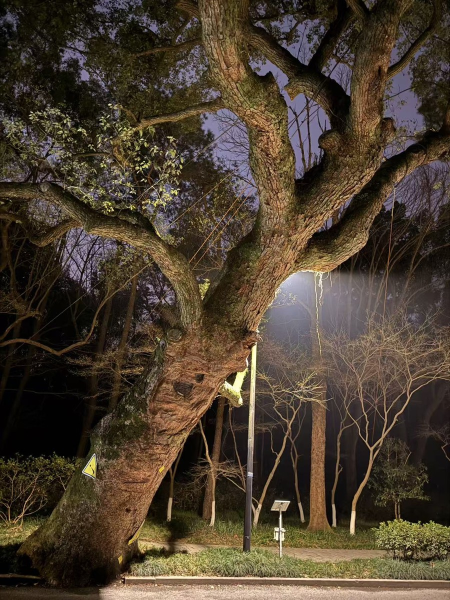
#> input picture a2/assets/default_image.jpg, 900 x 1200 px (shown at 1/2 size)
$ python image_filtering.py --input ../assets/default_image.jpg --output out
#> lines starting #> are read from the running program, lines starting #| are printed output that depends on the picture
from __future__ import annotations

import argparse
from pathlib import Path

import cv2
import matplotlib

matplotlib.use("Agg")
import matplotlib.pyplot as plt
import numpy as np
from PIL import Image


def normalize_to_u8(array: np.ndarray) -> np.ndarray:
    arr = np.asarray(array, dtype=np.float32)
    mn = float(np.min(arr))
    mx = float(np.max(arr))
    if mx - mn < 1e-8:
        return np.zeros(arr.shape, dtype=np.uint8)
    return np.clip((arr - mn) * 255.0 / (mx - mn), 0, 255).astype(np.uint8)


def rgb_to_gray(rgb: np.ndarray) -> np.ndarray:
    arr = rgb.astype(np.float32)
    return 0.299 * arr[:, :, 0] + 0.587 * arr[:, :, 1] + 0.114 * arr[:, :, 2]


def ensure_odd(value: int) -> int:
    value = max(1, int(value))
    return value if value % 2 == 1 else value + 1


def convolve2d_gray(gray: np.ndarray, kernel: np.ndarray) -> np.ndarray:
    kernel = np.asarray(kernel, dtype=np.float32)
    pad_y, pad_x = kernel.shape[0] // 2, kernel.shape[1] // 2
    padded = np.pad(gray.astype(np.float32), ((pad_y, pad_y), (pad_x, pad_x)), mode="reflect")
    out = np.zeros_like(gray, dtype=np.float32)
    flipped = kernel[::-1, ::-1]
    for y in range(out.shape[0]):
        for x in range(out.shape[1]):
            patch = padded[y : y + kernel.shape[0], x : x + kernel.shape[1]]
            out[y, x] = float(np.sum(patch * flipped))
    return out


def apply_gray_kernel_to_rgb(rgb: np.ndarray, kernel: np.ndarray) -> np.ndarray:
    channels = [convolve2d_gray(rgb[:, :, idx], kernel) for idx in range(3)]
    return np.clip(np.stack(channels, axis=2), 0, 255).astype(np.uint8)


def box_filter(rgb: np.ndarray, size: int = 5) -> np.ndarray:
    size = ensure_odd(size)
    kernel = np.ones((size, size), dtype=np.float32) / float(size * size)
    return apply_gray_kernel_to_rgb(rgb, kernel)


def gaussian_kernel(size: int = 5, sigma: float = 1.2) -> np.ndarray:
    size = ensure_odd(size)
    radius = size // 2
    axis = np.arange(-radius, radius + 1, dtype=np.float32)
    xx, yy = np.meshgrid(axis, axis)
    kernel = np.exp(-(xx * xx + yy * yy) / (2.0 * sigma * sigma))
    kernel /= np.sum(kernel)
    return kernel.astype(np.float32)


def gaussian_filter(rgb: np.ndarray, size: int = 5, sigma: float = 1.2) -> np.ndarray:
    return apply_gray_kernel_to_rgb(rgb, gaussian_kernel(size, sigma))


def median_filter(rgb: np.ndarray, size: int = 5) -> np.ndarray:
    size = ensure_odd(size)
    radius = size // 2
    padded = np.pad(rgb, ((radius, radius), (radius, radius), (0, 0)), mode="reflect")
    out = np.zeros_like(rgb)
    for y in range(rgb.shape[0]):
        for x in range(rgb.shape[1]):
            patch = padded[y : y + size, x : x + size, :]
            out[y, x, :] = np.median(patch, axis=(0, 1))
    return out.astype(np.uint8)


def sobel_gradients(gray: np.ndarray) -> tuple[np.ndarray, np.ndarray, np.ndarray, np.ndarray]:
    kx = np.array([[-1, 0, 1], [-2, 0, 2], [-1, 0, 1]], dtype=np.float32)
    ky = np.array([[1, 2, 1], [0, 0, 0], [-1, -2, -1]], dtype=np.float32)
    gx = convolve2d_gray(gray, kx)
    gy = convolve2d_gray(gray, ky)
    magnitude = np.hypot(gx, gy)
    angle = np.degrees(np.arctan2(gy, gx))
    return gx, gy, magnitude, angle


def sobel_edge_image(rgb: np.ndarray) -> np.ndarray:
    _, _, magnitude, _ = sobel_gradients(rgb_to_gray(rgb))
    return normalize_to_u8(magnitude)


def compare_spatial_filters(rgb: np.ndarray, size: int = 5, sigma: float = 1.2) -> dict[str, np.ndarray]:
    return {
        "Original": rgb,
        "Box": box_filter(rgb, size),
        "Gaussian": gaussian_filter(rgb, size, sigma),
        "Median": median_filter(rgb, size),
        "Sobel": sobel_edge_image(rgb),
    }


def gradient_region_demo(
    rgb: np.ndarray,
    x: int,
    y: int,
    width: int,
    height: int,
) -> dict[str, np.ndarray | float | tuple[int, int, int, int]]:
    gray = rgb_to_gray(rgb)
    gx, gy, magnitude, angle = sobel_gradients(gray)
    h, w = gray.shape
    x = int(np.clip(x, 0, max(0, w - 1)))
    y = int(np.clip(y, 0, max(0, h - 1)))
    width = int(np.clip(width, 1, w - x))
    height = int(np.clip(height, 1, h - y))
    roi_mag = magnitude[y : y + height, x : x + width]
    roi_gx = gx[y : y + height, x : x + width]
    roi_gy = gy[y : y + height, x : x + width]
    mean_gx = float(np.mean(roi_gx))
    mean_gy = float(np.mean(roi_gy))
    mean_mag = float(np.mean(roi_mag))
    mean_angle = float(np.degrees(np.arctan2(mean_gy, mean_gx)))

    boxed = rgb.copy()
    cv2.rectangle(boxed, (x, y), (x + width, y + height), (255, 40, 40), 3)
    center = (x + width // 2, y + height // 2)
    arrow_len = max(24, min(width, height) // 2)
    theta = np.radians(mean_angle)
    end = (
        int(center[0] + arrow_len * np.cos(theta)),
        int(center[1] + arrow_len * np.sin(theta)),
    )
    cv2.arrowedLine(boxed, center, end, (30, 220, 80), 4, tipLength=0.25)
    return {
        "boxed": boxed,
        "gx": gx,
        "gy": gy,
        "magnitude": magnitude,
        "angle": angle,
        "mean_gx": mean_gx,
        "mean_gy": mean_gy,
        "mean_magnitude": mean_mag,
        "mean_angle": mean_angle,
        "roi": (x, y, width, height),
    }


def fft_spectrum(gray: np.ndarray) -> tuple[np.ndarray, np.ndarray]:
    fshift = np.fft.fftshift(np.fft.fft2(gray.astype(np.float32)))
    spectrum = normalize_to_u8(np.log1p(np.abs(fshift)))
    return fshift, spectrum


def circular_frequency_mask(shape: tuple[int, int], radius_ratio: float, mode: str) -> np.ndarray:
    h, w = shape
    cy, cx = h // 2, w // 2
    yy, xx = np.ogrid[:h, :w]
    dist = np.sqrt((yy - cy) ** 2 + (xx - cx) ** 2)
    radius = max(1.0, float(radius_ratio) * min(h, w) / 2.0)
    low = dist <= radius
    if mode == "low-pass":
        return low.astype(np.float32)
    if mode == "high-pass":
        return (~low).astype(np.float32)
    if mode == "band-pass":
        inner = radius * 0.45
        outer = radius
        return ((dist >= inner) & (dist <= outer)).astype(np.float32)
    raise ValueError(f"Unsupported mode: {mode}")


def frequency_filter(rgb: np.ndarray, mode: str = "low-pass", radius_ratio: float = 0.22) -> dict[str, np.ndarray]:
    gray = rgb_to_gray(rgb)
    fshift, spectrum = fft_spectrum(gray)
    mask = circular_frequency_mask(gray.shape, radius_ratio, mode)
    filtered_shift = fshift * mask
    restored = np.real(np.fft.ifft2(np.fft.ifftshift(filtered_shift)))
    return {
        "gray": normalize_to_u8(gray),
        "spectrum": spectrum,
        "mask": (mask * 255).astype(np.uint8),
        "filtered_spectrum": normalize_to_u8(np.log1p(np.abs(filtered_shift))),
        "restored": normalize_to_u8(restored),
    }


def transform_image(rgb: np.ndarray, transform: str) -> np.ndarray:
    h, w = rgb.shape[:2]
    if transform == "original":
        return rgb.copy()
    if transform == "translate":
        mat = np.float32([[1, 0, w * 0.14], [0, 1, h * 0.10]])
        return cv2.warpAffine(rgb, mat, (w, h), borderMode=cv2.BORDER_REFLECT)
    if transform == "rotate":
        mat = cv2.getRotationMatrix2D((w / 2, h / 2), 32, 1.0)
        return cv2.warpAffine(rgb, mat, (w, h), borderMode=cv2.BORDER_REFLECT)
    if transform == "scale":
        scaled = cv2.resize(rgb, None, fx=0.72, fy=0.72, interpolation=cv2.INTER_LINEAR)
        canvas = np.zeros_like(rgb)
        sh, sw = scaled.shape[:2]
        y0 = (h - sh) // 2
        x0 = (w - sw) // 2
        canvas[y0 : y0 + sh, x0 : x0 + sw] = scaled
        return canvas
    raise ValueError(f"Unsupported transform: {transform}")


def transform_spectra(rgb: np.ndarray) -> dict[str, tuple[np.ndarray, np.ndarray]]:
    result: dict[str, tuple[np.ndarray, np.ndarray]] = {}
    for name in ("original", "translate", "rotate", "scale"):
        transformed = transform_image(rgb, name)
        _, spectrum = fft_spectrum(rgb_to_gray(transformed))
        result[name] = (transformed, spectrum)
    return result


def load_rgb(path: str | Path, max_side: int = 720) -> np.ndarray:
    image = Image.open(path).convert("RGB")
    image.thumbnail((max_side, max_side))
    return np.asarray(image)


def save_rgb(path: str | Path, image: np.ndarray) -> None:
    arr = image
    if arr.ndim == 2:
        arr = np.stack([arr, arr, arr], axis=2)
    Image.fromarray(arr.astype(np.uint8)).save(path)


def build_demo_figures(input_path: str | Path, output_dir: str | Path) -> None:
    out = Path(output_dir)
    out.mkdir(parents=True, exist_ok=True)
    rgb = load_rgb(input_path, max_side=520)

    spatial = compare_spatial_filters(rgb, 5, 1.2)
    fig, axes = plt.subplots(1, len(spatial), figsize=(15, 3.5))
    for ax, (name, img) in zip(axes, spatial.items()):
        ax.imshow(img, cmap="gray" if img.ndim == 2 else None)
        ax.set_title(name)
        ax.axis("off")
    fig.tight_layout()
    fig.savefig(out / "screenshot_01_spatial_filters.png", dpi=180)
    plt.close(fig)

    gd = gradient_region_demo(rgb, rgb.shape[1] // 4, rgb.shape[0] // 4, rgb.shape[1] // 3, rgb.shape[0] // 3)
    fig, axes = plt.subplots(1, 3, figsize=(12, 4))
    axes[0].imshow(gd["boxed"])
    axes[0].set_title(f"ROI angle {gd['mean_angle']:.1f} deg")
    axes[1].imshow(normalize_to_u8(gd["magnitude"]), cmap="gray")
    axes[1].set_title("Gradient magnitude")
    axes[2].imshow(normalize_to_u8(gd["angle"]), cmap="twilight")
    axes[2].set_title("Gradient direction")
    for ax in axes:
        ax.axis("off")
    fig.tight_layout()
    fig.savefig(out / "screenshot_02_gradient_region.png", dpi=180)
    plt.close(fig)

    freq = frequency_filter(rgb, "low-pass", 0.22)
    fig, axes = plt.subplots(1, 5, figsize=(15, 3.4))
    titles = ["Gray", "Spectrum", "Mask", "Filtered spectrum", "Inverse result"]
    imgs = [freq["gray"], freq["spectrum"], freq["mask"], freq["filtered_spectrum"], freq["restored"]]
    for ax, title, img in zip(axes, titles, imgs):
        ax.imshow(img, cmap="gray")
        ax.set_title(title)
        ax.axis("off")
    fig.tight_layout()
    fig.savefig(out / "screenshot_03_frequency_filter.png", dpi=180)
    plt.close(fig)

    spectra = transform_spectra(rgb)
    fig, axes = plt.subplots(2, 4, figsize=(14, 7))
    for col, (name, (img, spec)) in enumerate(spectra.items()):
        axes[0, col].imshow(img)
        axes[0, col].set_title(name)
        axes[1, col].imshow(spec, cmap="gray")
        axes[1, col].set_title(f"{name} spectrum")
        axes[0, col].axis("off")
        axes[1, col].axis("off")
    fig.tight_layout()
    fig.savefig(out / "screenshot_04_transform_spectra.png", dpi=180)
    plt.close(fig)


def main() -> None:
    parser = argparse.ArgumentParser(description="Generate demo outputs for Vibe Coding image filtering.")
    parser.add_argument("--input", required=True, help="Input image path")
    parser.add_argument("--output", required=True, help="Output screenshot directory")
    args = parser.parse_args()
    build_demo_figures(args.input, args.output)
#> in load_rgb, image is the input picture: PIL image 900x1200 RGB; mean R, G, B 75.7, 62.9, 48.2
#> in apply_gray_kernel_to_rgb, `channels = [convolve2d_gray(rgb[:, :, idx], kernel) for idx in range(3)]`: channels = 3 items
#> in gaussian_kernel, `size = ensure_odd(size)`: size = 5
#> in gaussian_kernel, `radius = size // 2`: radius = 2
#> after the loop in convolve2d_gray (call 6), `for y in range(out.shape[0]):`:
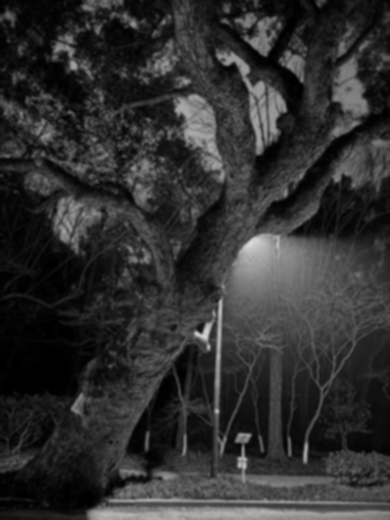
#> out: shape (520, 390) float32; min 0, max 216.6, mean 48.2
#> in median_filter, `size = ensure_odd(size)`: size = 5
#> in median_filter, `radius = size // 2`: radius = 2
#> in sobel_gradients, `kx = np.array([[-1, 0, 1], [-2, 0, 2], [-1, 0, 1]], dtype=np.float32)`: kx = [[-1, 0, 1], [-2, 0, 2], [-1, 0, 1]]
#> in sobel_gradients, `angle = np.degrees(np.arctan2(gy, gx))`:
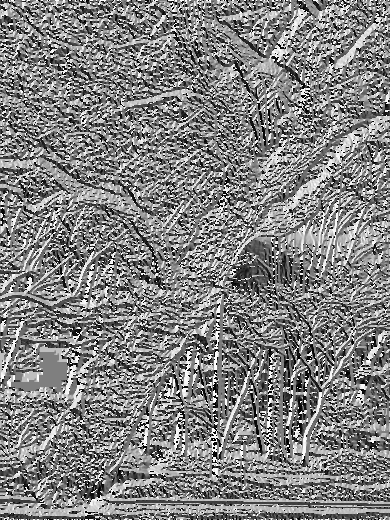
#> angle: shape (520, 390) float32; min -180, max 180, mean 3.9; drawn with min black and max white
#> in normalize_to_u8, `mn = float(np.min(arr))`: mn = 0
#> in normalize_to_u8, `mx = float(np.max(arr))`: mx = 856
#> in build_demo_figures, `spatial = compare_spatial_filters(rgb, 5, 1.2)`: spatial = 5 items
#> the loop in build_demo_figures, `for ax, (name, img) in zip(axes, spatial.items()):` made 5 passes
#> name on passes 1 to 5: 'Original', 'Box', 'Gaussian', 'Median', 'Sobel'
#> in gradient_region_demo, `roi_gy = gy[y : y + height, x : x + width]`:
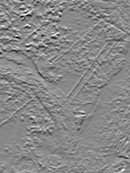
#> roi_gy: shape (173, 130) float32; min -671.6, max 584.4, mean 0.3; drawn with min black and max white
#> in gradient_region_demo, `mean_gx = float(np.mean(roi_gx))`: mean_gx = -2.47
#> in gradient_region_demo, `mean_gy = float(np.mean(roi_gy))`: mean_gy = 0.337
#> in gradient_region_demo, `mean_mag = float(np.mean(roi_mag))`: mean_mag = 116.5
#> in gradient_region_demo, `mean_angle = float(np.degrees(np.arctan2(mean_gy, mean_gx)))`: mean_angle = 172.2
#> in gradient_region_demo, `theta = np.radians(mean_angle)`: theta = 3.01
#> in gradient_region_demo, `end = ( int(center[0] + arrow_len * np.cos(theta)), int(center[1] + ar..`: end = (97, 224)
#> in build_demo_figures, `gd = gradient_region_demo(rgb, rgb.shape[1] // 4, rgb.shape[0] // 4, r..`: gd = 10 items
#> the loop in build_demo_figures, `for ax in axes:` made 3 passes
#> in frequency_filter, `restored = np.real(np.fft.ifft2(np.fft.ifftshift(filtered_shift)))`:
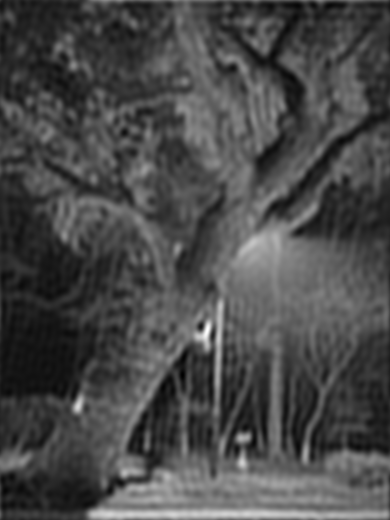
#> restored: shape (520, 390) float64; min -21.76, max 277.1, mean 65.1; drawn with min black and max white
#> in normalize_to_u8 (call 6), `arr = np.asarray(array, dtype=np.float32)`:
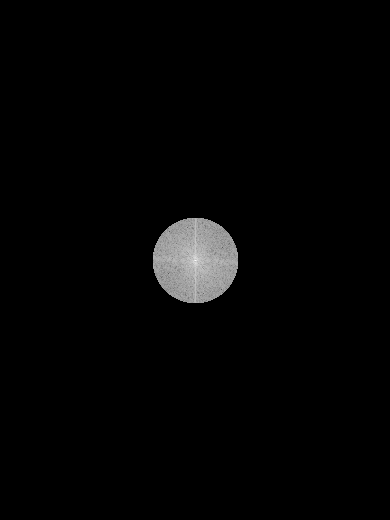
#> arr: shape (520, 390) float32; min 0, max 16.4, mean 0.299; drawn with min black and max white
#> in normalize_to_u8 (call 6), `mx = float(np.max(arr))`: mx = 16.4
#> in build_demo_figures, `freq = frequency_filter(rgb, "low-pass", 0.22)`: freq = 5 items
#> the loop in build_demo_figures, `for ax, title, img in zip(axes, titles, imgs):` made 5 passes
#> the loop in transform_spectra, `for name in ("original", "translate", "rotate", "scale"):` made 4 passes
#> after the loop in transform_spectra, `for name in ("original", "translate", "rotate", "scale"):`:
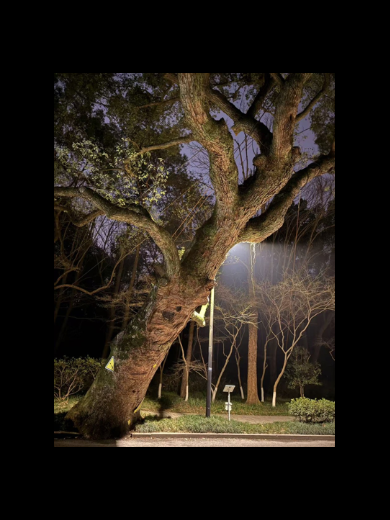
#> transformed: shape (520, 390, 3); mean of channels 0, 1, 2 39.1, 32.5, 24.9; drawn as R, G, B
#> after the loop in transform_spectra, `for name in ("original", "translate", "rotate", "scale"):`: result = 4 items
#> the loop in build_demo_figures, `for col, (name, (img, spec)) in enumerate(spectra.items()):` made 4 passes
#> in build_demo_figures, `fig.savefig(out / "screenshot_04_transform_spectra.png", dpi=180)`:
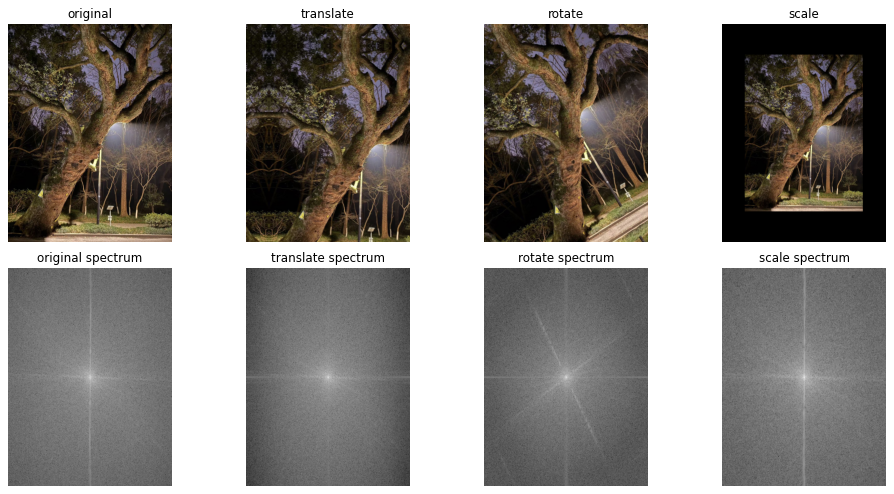
#> figure drawn by matplotlib, 8 panels


if __name__ == "__main__":
    main()
